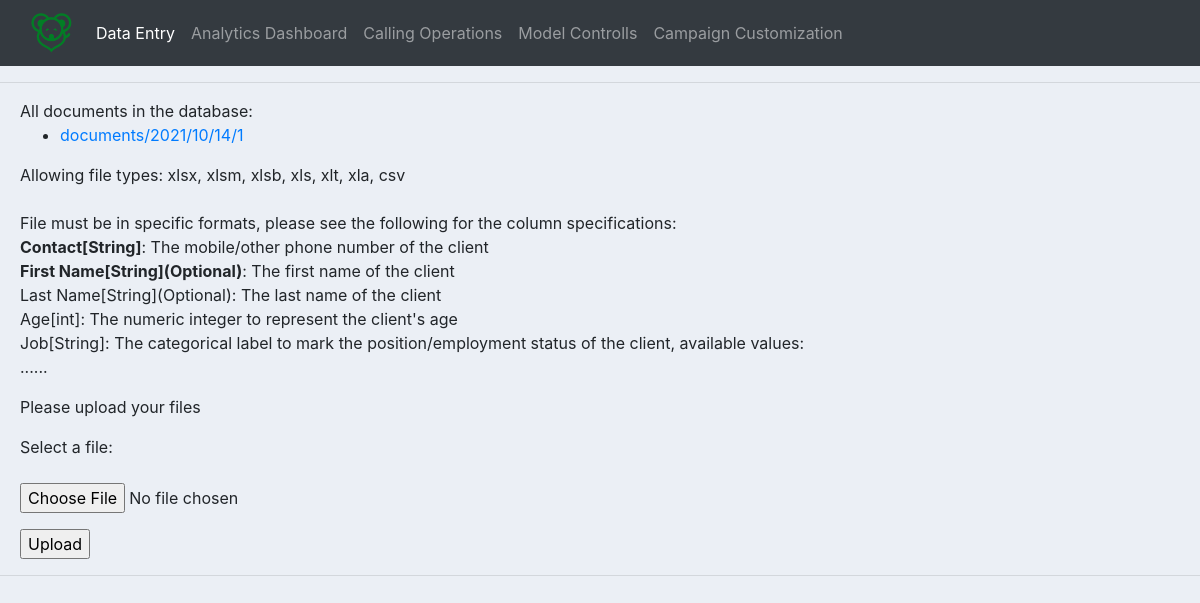
The app's page /, older data.
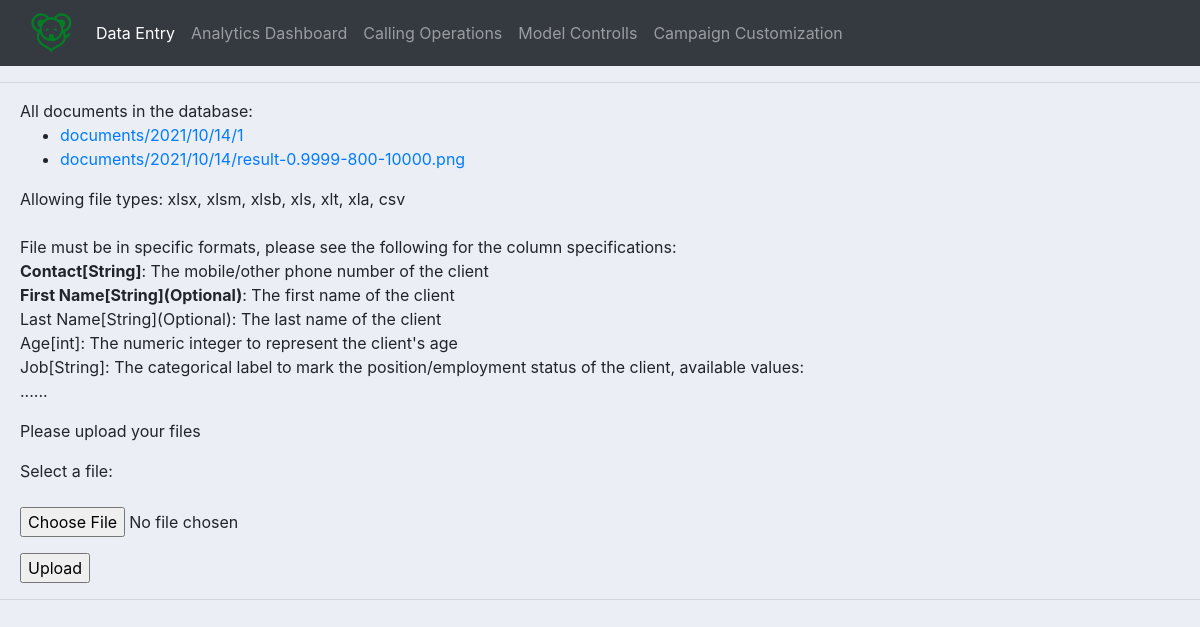
The same page, newer data.
### myapp/models.py (models this page shows)
class Document(models.Model):
    docfile = models.FileField(upload_to='documents/%Y/%m/%d')

### myapp/views.py (the view)
# urls.py: path('', data_entry_page, name='data_entry_page'),
def data_entry_page(request):
    bold_start, bold_end = "\033[1m", "\033[0;0m"
    message = 'Please upload your files'
    notice = "Allowing file types: xlsx, xlsm, xlsb, xls, xlt, xla, csv\n\n" + \
             "File must be in specific formats, please see the following for the column specifications:\n" + \
             "<strong>Contact[String]</strong>: The mobile/other phone number of the client\n" + \
             "<span class='thick'>First Name[String](Optional)</span>: The first name of the client\n" + \
             "Last Name[String](Optional): The last name of the client\n" + \
             "Age[int]: The numeric integer to represent the client's age\n" + \
             "Job[String]: The categorical label to mark the position/employment status of the client, available values:\n" + \
             "......"
    notice = mark_safe(notice)
    if request.method == 'POST':
        form = DocumentForm(request.POST, request.FILES)
        if form.is_valid():
            newdoc = Document(docfile=request.FILES['docfile'])
            newdoc.save()
            return redirect('my-view')
        else:
            message = 'The form is not valid. Fix the following error:'
    else:
        form = DocumentForm()
    documents = Document.objects.all()
    context = {'documents': documents, 'form': form, 'message': message, 'notice': notice}
    return render(request, 'data_entry_page.html', context)

### myapp/forms.py
class DocumentForm(forms.Form):
    docfile = forms.FileField(label='Select a file')

### myapp/templates/data_entry_page.html (shortened to what this page needs)
{%  extends 'main.html' %}
{% block content %}
{% load static %}
<!DOCTYPE html>
<html>
    <head>
        <link rel="stylesheet" href="{% static '/css/data_entry_page.css' %} "/>
    </head>
    <body>
        <div class="content">
            {% if documents %}
                All documents in the database:
                <ul>
                    {% for document in documents %}
                        <li><a href="{{ document.docfile.url }}">{{ document.docfile.name }}</a></li>
                    {% endfor %}
                </ul>
            {% else %}
                <p>No documents.</p>
            {% endif %}
            <form action="{% url "data_entry_page" %}" method="post" enctype="multipart/form-data">
                <p>{{ notice|linebreaksbr }}</p>
                <p>{{ message }}</p>
                <p>{{ form.docfile.label_tag }} {{ form.docfile.help_text }}</p>
                <p>
                    {{ form.docfile }}
                </p>
                <p><input type="submit" value="Upload"/></p>
            </form>
        </div>
    </body>
</html>
{% endblock %}

Row changes from the older to the newer data that the page shows:
added Document: docfile.name "documents/2021/10/14/result-0.9999-800-10000.png"
